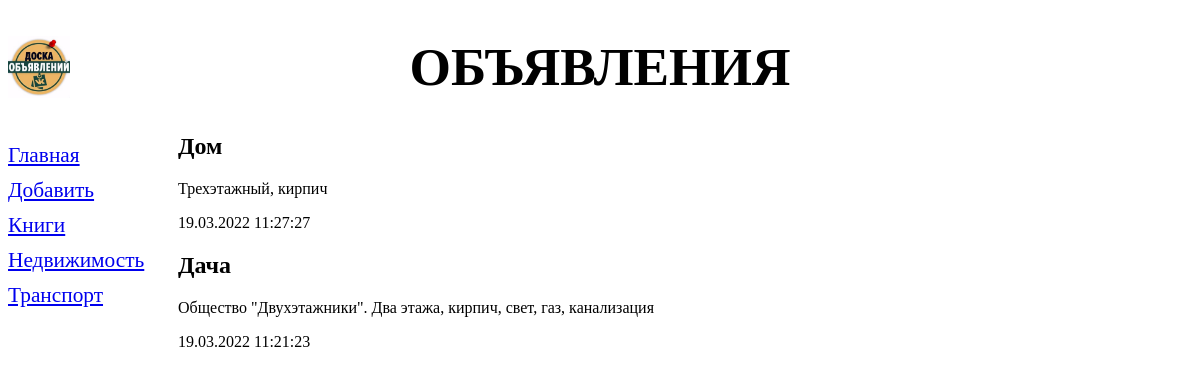
Screenshot of /bboard/1/ with the database file from the repository.
### bboard/models.py (models this page shows, shortened)
class Rubric(models.Model):
    name = models.CharField(max_length=20, db_index=True,
                            verbose_name='Название')
    class Meta:
        verbose_name_plural = 'Рубрики'
        verbose_name = 'Рубрика'
        ordering = ['name']

class Bb(models.Model):
    title = models.CharField(max_length=50, verbose_name='Товар')
    content = models.TextField(null=True, blank=True,
                               verbose_name='Описание')
    price = models.FloatField(null=True, blank=True,
                              verbose_name='Цена')
    published = models.DateTimeField(auto_now_add=True, db_index=True,
                                     verbose_name='Опубликовано')
    rubric = models.ForeignKey('Rubric', null=True,
                               on_delete=models.PROTECT, verbose_name='Рубрика')
    class Meta:
        verbose_name_plural = 'Объявления'
        verbose_name = 'Объявление'
        ordering = ['-published']

### bboard/views.py (the view)
# urls.py: path('<int:rubric_id>/', by_rubric, name='by_rubric'),
def by_rubric(request, rubric_id):
    bbs = Bb.objects.filter(rubric=rubric_id)
    rubrics = Rubric.objects.all()
    current_rubric = Rubric.objects.get(pk=rubric_id)
    context = {'bbs': bbs, 'rubrics': rubrics,
               'current_rubric': current_rubric}
    return render(request, 'bboard/by_rubric.html', context)

### bboard/templates/bboard/by_rubric.html (shortened to what this page needs)
{% extends "layout/basic.html" %}
{% block content %}
{% for bb in bbs %}
<div>
    <h2>{{ bb.title }}</h2>
    <p>{{ bb.content }}</p>
    <p>{{ bb.published|date:"d.m.Y H:i:s" }}</p>
</div>
{% endfor %}
{% endblock %}

### bboard/templates/layout/basic.html (shortened to what this page needs)
{% load static %}
<!DOCTYPE html>
<html>
    <head>
        <link rel="stylesheet" type="text/css"
              href="{% static 'bboard/style.css' %}">
    </head>
    <body>
        <header>
            <h1>Объявления</h1>
        </header>
        <nav>
            <a href="{% url 'index' %}">Главная</a>
            <a href="{% url 'add' %}">Добавить</a>
            {% for rubric in rubrics %}
            <a href="{% url 'by_rubric' rubric.pk %}">{{ rubric.name }}</a>
            {% endfor %}
        </nav>
        <section>
            {% block content %}
            {% endblock %}
        </section>
    </body>
</html>

### bboard/static/bboard/style.css (style rules this page uses)
header h1 { font-size: 40pt; text-transform: uppercase; text-align: center; background: url("bg.jpg") left / auto 100% no-repeat; }
nav { font-size: 16pt; width: 150 px; float: left; }
nav a { display: block; margin: 10px 0px; }
section { margin-left: 170px; }

### rows the page displays
Rubric: name "Книги"
Rubric: name "Недвижимость"
Rubric: name "Транспорт"
Bb: title "Дом", content "Трехэтажный, кирпич", published "19.03.2022 11:27:27"
Bb: title "Дача", content "Общество \"Двухэтажники\". Два этажа, кирпич, свет, газ, канализация", published "19.03.2022 11:21:23"
